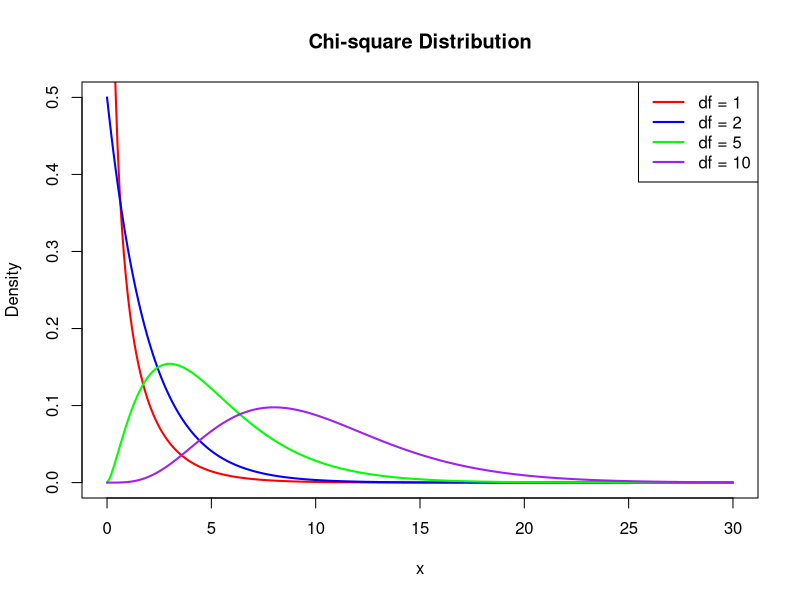
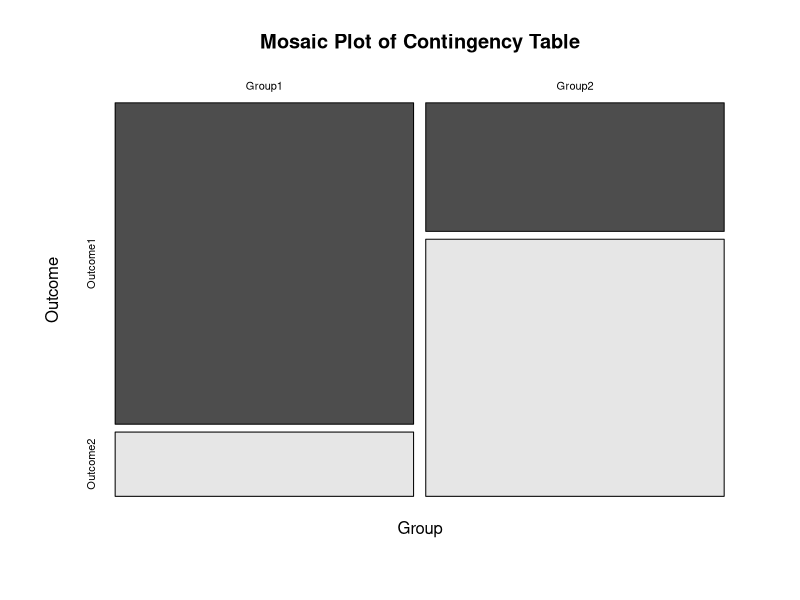
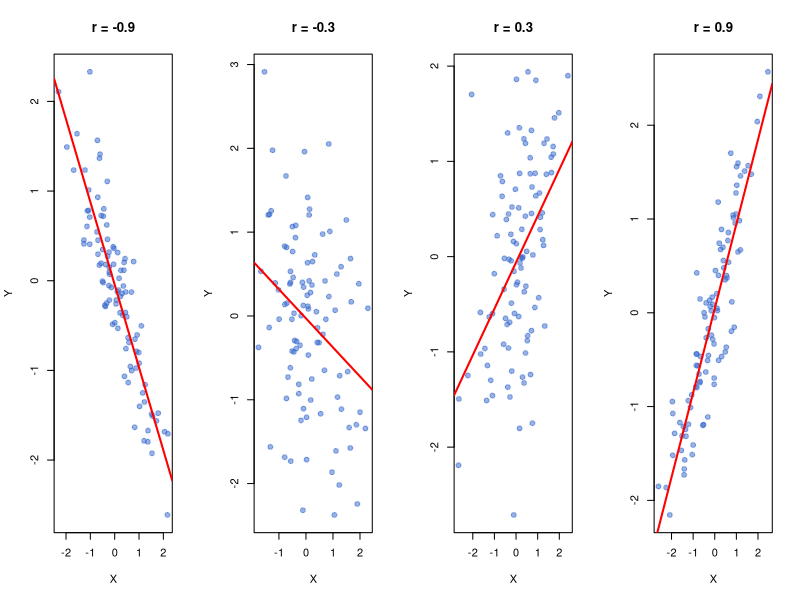
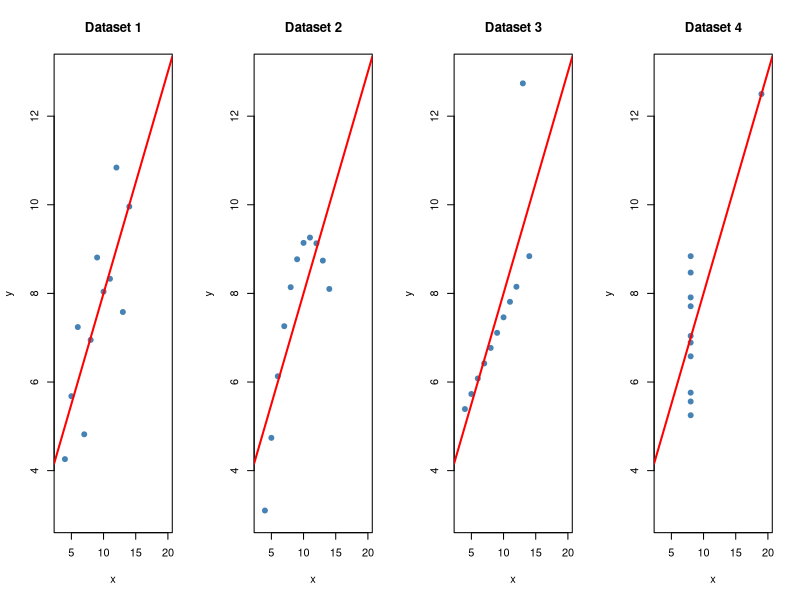
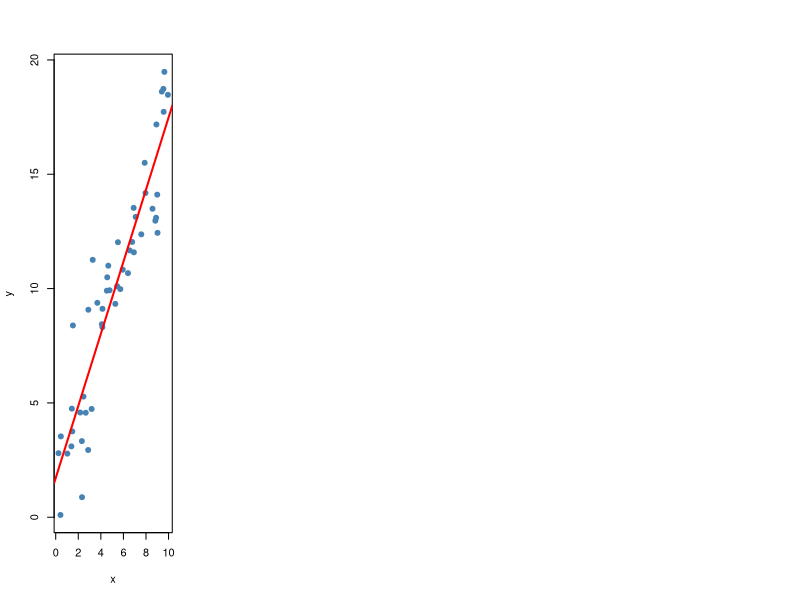

Write the R code that produced these figures, in order.
## ---- chunk 1
#| label: setup
#| include: false

# Core data manipulation and visualization
library(tidyverse)
library(knitr)
library(readxl)

# Statistical analysis packages
library(MASS)        # LDA, robust regression
library(pwr)         # Power analysis
library(boot)        # Bootstrap methods
library(car)         # Companion to Applied Regression
library(survival)    # Survival analysis
library(nlme)        # Mixed effects models
library(broom)       # Tidy model output
library(emmeans)     # Estimated marginal means

# Set consistent theme for all plots
theme_set(theme_minimal(base_size = 14))

# Set seed for reproducibility
set.seed(2026)
## ---- chunk 2
#| label: chi-square-plot-output
#| echo: false
#| eval: true
#| fig-width: 8
#| fig-height: 4

df_vals <- c(1, 2, 5, 10)
x <- seq(0, 30, length.out = 300)
colors <- c("red", "blue", "green", "purple")

plot(x, dchisq(x, df = 1), type = "l", lwd = 2, col = colors[1],
     ylim = c(0, 0.5), ylab = "Density", main = "Chi-square Distribution")
for(i in 2:4) {
  lines(x, dchisq(x, df = df_vals[i]), lwd = 2, col = colors[i])
}
legend("topright", paste("df =", df_vals), col = colors, lwd = 2)
## ---- chunk 3
#| label: gof-test-output
#| echo: false
#| eval: true

# Mendelian 3:1 ratio
observed <- c(Dominant = 72, Recessive = 28)
expected_probs <- c(0.75, 0.25)

chisq.test(x = observed, p = expected_probs)
## ---- chunk 4
#| label: dice-gof-output
#| echo: false
#| eval: true

# Rolling a six-sided die 60 times
observed <- c(8, 9, 10, 12, 11, 10)
expected_probs <- rep(1/6, 6)

chisq.test(x = observed, p = expected_probs)
## ---- chunk 5
#| label: independence-test-output
#| echo: false
#| eval: true

# Create contingency table
tbl <- matrix(c(50, 10, 20, 40), nrow = 2, byrow = TRUE)
rownames(tbl) <- c("Group1", "Group2")
colnames(tbl) <- c("Outcome1", "Outcome2")

chisq.test(tbl)
## ---- chunk 6
#| label: mosaic-plot-output
#| echo: false
#| eval: true
#| fig-width: 6
#| fig-height: 5

mosaicplot(tbl,
           main = "Mosaic Plot of Contingency Table",
           xlab = "Group",
           ylab = "Outcome",
           color = TRUE)
## ---- chunk 7
#| label: cramers-v-output
#| echo: false
#| eval: true

# Chi-square test of independence
test <- chisq.test(tbl)

# Extract test statistic
chisq_val <- test$statistic

# Total number of observations
n <- sum(tbl)

# Minimum of (rows, columns) for Cramér's V formula
k <- min(nrow(tbl), ncol(tbl))

# Cramér's V calculation
cramers_v <- sqrt(chisq_val / (n * (k - 1)))

cat("Cramér's V:", round(cramers_v, 3))
## ---- chunk 8
#| label: fisher-test-output
#| echo: false
#| eval: true

beverage_table <- matrix(c(8, 2, 1, 9), nrow = 2, byrow = TRUE)
rownames(beverage_table) <- c("American", "English")
colnames(beverage_table) <- c("Coffee", "Tea")

fisher.test(beverage_table)
## ---- chunk 9
#| label: fig-correlation-examples-figure
#| fig-cap: "Different correlation strengths and directions"
#| fig-width: 10
#| fig-height: 4
#| echo: false
#| eval: true

par(mfrow = c(1, 4))
set.seed(123)
n <- 100

# Function to generate correlated data
make_corr_data <- function(r, n = 100) {
  x <- rnorm(n)
  y <- r * x + sqrt(1 - r^2) * rnorm(n)
  data.frame(x = x, y = y)
}

correlations <- c(-0.9, -0.3, 0.3, 0.9)
for(r in correlations) {
  d <- make_corr_data(r)
  plot(d$x, d$y, pch = 19, col = rgb(0.2, 0.4, 0.8, 0.5),
       main = paste("r =", r), xlab = "X", ylab = "Y")
  abline(lm(y ~ x, d), col = "red", lwd = 2)
}
## ---- chunk 10
#| label: cor-example-1-output
#| echo: false
#| eval: true

# Using built-in mtcars dataset
cor(mtcars$mpg, mtcars$wt)  # Pearson correlation
## ---- chunk 11
#| label: cor-example-2-output
#| echo: false
#| eval: true

# Test significance
cor.test(mtcars$mpg, mtcars$wt)
## ---- chunk 12
#| label: anscombe-output
#| echo: false
#| eval: true
#| fig-width: 10
#| fig-height: 4

# Built-in anscombe dataset
data(anscombe)

par(mfrow = c(1, 4))
for(i in 1:4) {
  x <- anscombe[, i]; y <- anscombe[, i + 4]
  plot(x, y, pch = 19, col = "steelblue", main = paste("Dataset", i),
       xlim = c(3, 20), ylim = c(3, 13))
  abline(lm(y ~ x), col = "red", lwd = 2)
}
## ---- chunk 13
#| label: lm-example-output
#| echo: false
#| eval: true
#| fig-width: 8
#| fig-height: 4

set.seed(123)
x <- runif(50, 0, 10)
y <- 2 + 1.5*x + rnorm(50, 0, 2)

my_lm <- lm(y ~ x)
plot(x, y, pch = 19, col = "steelblue")
abline(my_lm, col = "red", lwd = 2)
